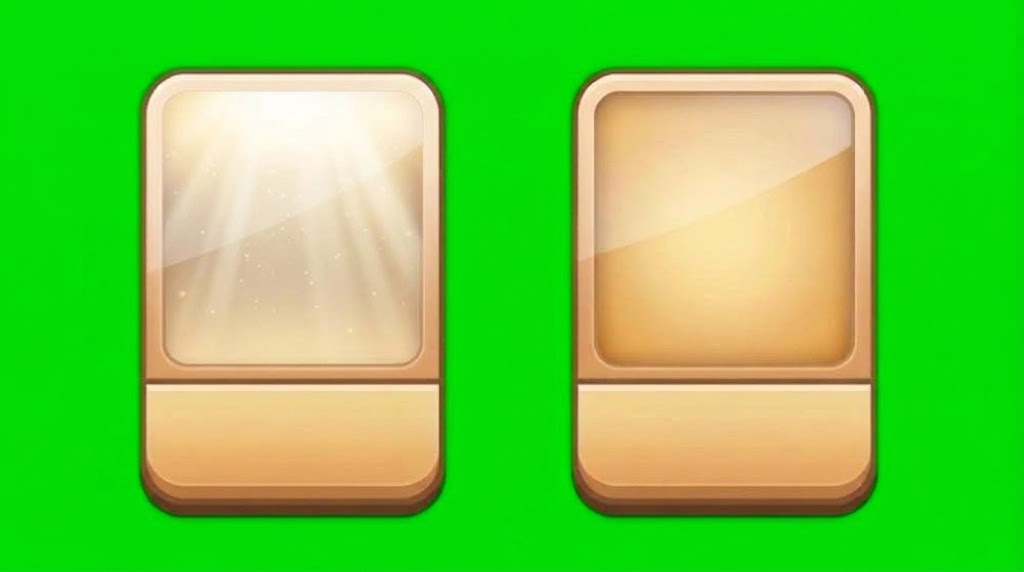
#> input picture cards/source/cards_greenscreen.jpg, 1024 x 572 px
$ python extract_cards.py
#> lines starting #> are read from the running program, lines starting #| are printed output that depends on the picture; after the words box and inside, x2 and y2 are one past the last pixel; in counts of white or black regions, pixels touching at a corner belong together
### scripts/extract_brawlers.py
"""Cut brawler sprites out of their source images and save them as transparent PNGs.

Sources (in brawlers/source/):
  - greenscreen_sheet.jpg : several brawlers on a green screen -> chroma-keyed and split
  - *_black.png           : one brawler on a solid black background -> black removed

Output: brawlers/<name>.png (RGBA, tightly cropped with a small padding)

Requires: numpy, Pillow
Run from the repo root:  python3 scripts/extract_brawlers.py
"""

from collections import deque
from pathlib import Path

import numpy as np
from PIL import Image, ImageFilter

ROOT = Path(__file__).resolve().parent.parent
SRC = ROOT / "brawlers" / "source"
OUT = ROOT / "brawlers"
PAD = 4  # transparent pixels kept around each cropped sprite

# Names for the green-screen sheet, in reading order (top row left->right, then bottom row).
SHEET_NAMES = ["chick", "tnt", "dragon", "wizard", "ghost"]
BLACK_BG_SOURCES = {"acorn": "acorn_black.png", "octopus": "octopus_black.png"}


# ---------------------------------------------------------------- helpers

# [5 lines left out: function flood_from_border, not called in this run]


def flood(passable: np.ndarray, seeds: np.ndarray) -> np.ndarray:
    """Pixels reachable from `seeds` through `passable` pixels (4-connected)."""
    h, w = passable.shape
    seen = seeds.copy()
    q = deque(zip(*np.nonzero(seeds)))
    while q:
        y, x = q.popleft()
        for ny, nx in ((y - 1, x), (y + 1, x), (y, x - 1), (y, x + 1)):
            if 0 <= ny < h and 0 <= nx < w and passable[ny, nx] and not seen[ny, nx]:
                seen[ny, nx] = True
                q.append((ny, nx))
    return seen


def dilate(mask: np.ndarray, r: int) -> np.ndarray:
    out = mask.copy()
    for _ in range(r):
        m = out.copy()
        m[1:, :] |= out[:-1, :]
        m[:-1, :] |= out[1:, :]
        m[:, 1:] |= out[:, :-1]
        m[:, :-1] |= out[:, 1:]
        out = m
    return out


def label(mask: np.ndarray):
    """8-connected component labelling. Returns (labels, count)."""
    h, w = mask.shape
    labels = np.zeros((h, w), dtype=np.int32)
    n = 0
    for sy, sx in zip(*np.nonzero(mask)):
        if labels[sy, sx]:
            continue
        n += 1
        labels[sy, sx] = n
        q = deque([(sy, sx)])
        while q:
            y, x = q.popleft()
            for dy in (-1, 0, 1):
                for dx in (-1, 0, 1):
                    ny, nx = y + dy, x + dx
                    if 0 <= ny < h and 0 <= nx < w and mask[ny, nx] and not labels[ny, nx]:
                        labels[ny, nx] = n
                        q.append((ny, nx))
    return labels, n


def crop_to_alpha(rgba: np.ndarray, region: np.ndarray | None = None, min_alpha: int = 8) -> Image.Image:
    a = rgba[..., 3]
    keep = a >= min_alpha
    if region is not None:
        keep &= region
    ys, xs = np.nonzero(keep)
    y0, y1 = ys.min(), ys.max() + 1
    x0, x1 = xs.min(), xs.max() + 1
    crop = rgba[y0:y1, x0:x1].copy()
    if region is not None:
        crop[..., 3] = np.where(region[y0:y1, x0:x1], crop[..., 3], 0)
    h, w = crop.shape[:2]
    canvas = np.zeros((h + 2 * PAD, w + 2 * PAD, 4), dtype=np.uint8)
    canvas[PAD:PAD + h, PAD:PAD + w] = crop
    return Image.fromarray(canvas, "RGBA")


def unmix(rgb: np.ndarray, alpha: np.ndarray, bg: np.ndarray) -> np.ndarray:
    """Recover foreground colour from pixel = a*fg + (1-a)*bg."""
    a = alpha[..., None]
    fg = (rgb - (1.0 - a) * bg) / np.maximum(a, 1e-3)
    return np.clip(fg, 0, 255)


# ---------------------------------------------------------------- green screen

def window_stack(arr: np.ndarray, ys: np.ndarray, xs: np.ndarray, r: int) -> np.ndarray:
    """Values of `arr` in a (2r+1)^2 window around each (y, x). Shape (N, K, ...)."""
    h, w = arr.shape[:2]
    out = []
    for dy in range(-r, r + 1):
        for dx in range(-r, r + 1):
            out.append(arr[np.clip(ys + dy, 0, h - 1), np.clip(xs + dx, 0, w - 1)])
    return np.stack(out, axis=1)


def key_green(path: Path | np.ndarray, remove_shadows: bool = False) -> np.ndarray:
    """Cut the art out of a green screen. Returns an RGBA array.

    path: the image file, or the image itself as an RGB array.
    remove_shadows: also remove shadows that were drawn on the screen (darker patches of
    the same green, usually under a character's feet).
    """
#> called with remove_shadows = False
    if isinstance(path, np.ndarray):
        rgb = path.astype(np.float32)
    else:
        rgb = np.asarray(Image.open(path).convert("RGB")).astype(np.float32)
    r, g, b = rgb[..., 0], rgb[..., 1], rgb[..., 2]
    greenness = g - np.maximum(r, b)

    # Background colour = median of the clearly green pixels. On a pure green screen those
    # have a greenness above 180. A paler or darker screen never gets that high, so there
    # "clearly green" is judged against the image border instead.
    clearly_green = greenness > 180
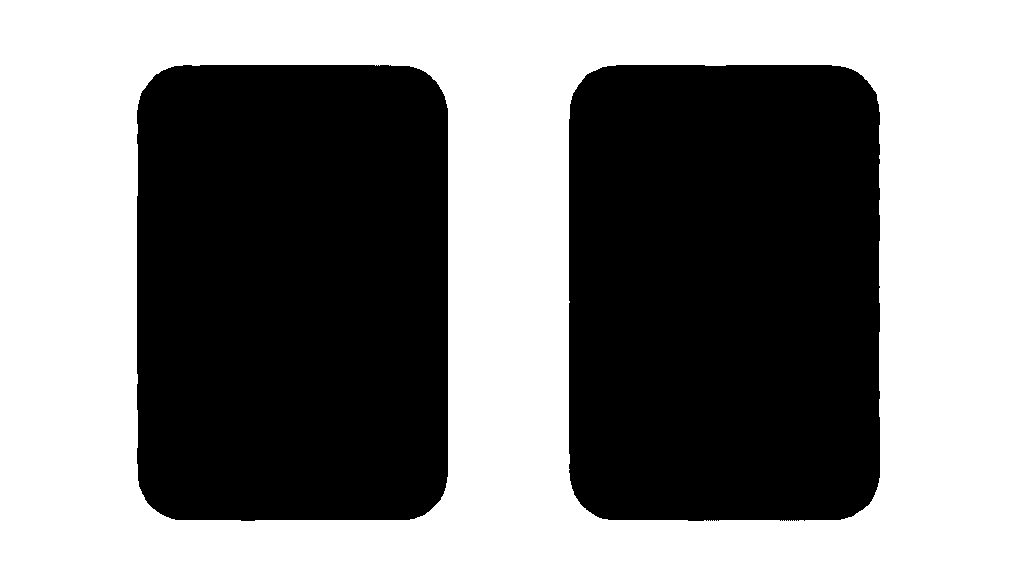
#> clearly_green: shape (572, 1024) bool; 52.4% white; 2 black regions, box (x1, y1, x2, y2) and area: (137, 65, 448, 521) 139375, (569, 65, 880, 521) 139289
    if clearly_green.mean() < 0.05:
        border = np.concatenate([greenness[0], greenness[-1], greenness[:, 0], greenness[:, -1]])
        clearly_green = greenness > 0.75 * np.median(border)
    bg_global = np.median(rgb[clearly_green], axis=0)
#> bg_global = [2, 220, 4]
    bg_green = bg_global[1] - max(bg_global[0], bg_global[2])
#> bg_green = 216

    # Pure background, the edge band next to it, and solid foreground.
    bg = greenness > 0.80 * bg_green
#> bg: shape (572, 1024) bool; 52.7% white; 2 black regions, box (x1, y1, x2, y2) and area: (137, 65, 448, 520) 138787, (569, 66, 879, 520) 138470
    greenish = greenness > 0.08 * bg_green
#> greenish: shape (572, 1024) bool; 55.1% white; 2 black regions, box (x1, y1, x2, y2) and area: (142, 71, 443, 515) 131588, (573, 70, 875, 515) 131535
    # Tiny gaps where the screen shows through dark outlines are dim but strongly green
    # (green dominates the pixel), unlike muted green art such as the wizard's staff gem.
    dominance = greenness / np.maximum(g, 1.0)
    if remove_shadows:
        # A shadow on the screen is the screen colour, only darker: green dominates it just
        # as much as it dominates the background. Only open patches count, so the soft edge
        # of a dark outline (which can look the same, pixel by pixel) is left alone.
        shadowish = (dominance > 0.88 * bg_green / bg_global[1]) & (greenness > 0.40 * bg_green)
        screen = Image.fromarray(((bg | shadowish) * 255).astype(np.uint8)).filter(ImageFilter.BoxBlur(2))
        bg |= shadowish & (np.asarray(screen) > 0.70 * 255)
    gaps = (dominance > 0.5) & (greenness > 25)
#> gaps: shape (572, 1024) bool; 54.4% white; 2 black regions, box (x1, y1, x2, y2) and area: (572, 69, 876, 515) 133607, (141, 69, 445, 515) 133439
    # The band is 2px around the background plus any greenish halo touching it or a gap.
    halo = bg | gaps
    for _ in range(6):
        halo = dilate(halo, 1) & (greenish | bg)
    band = (dilate(bg, 2) | dilate(gaps, 1) | halo) & ~bg
#> band: shape (572, 1024) bool; 2.4% white; 2 white regions, box (x1, y1, x2, y2) and area: (137, 65, 448, 520) 7275, (569, 66, 879, 520) 7030
    # Solid colours an edge pixel may be blended from: past the band and clearly not green.
    solid = ~bg & ~band & ~greenish
#> solid: shape (572, 1024) bool; 44.9% white; 2 white regions, box (x1, y1, x2, y2) and area: (142, 71, 443, 514) 131512, (573, 70, 875, 514) 131440

    alpha = np.where(bg, 0.0, 1.0)
    colour = rgb.copy()

    # Each edge pixel is a blend of a nearby solid colour F and the nearby background B:
    #   P = a*F + (1-a)*B. Try every solid neighbour as F, keep the one that explains P best.
    ys, xs = np.nonzero(band)
#> ys = 14305 values from 65 to 519; xs = 14305 values, max 878 at index 3474, min 137 at index 5941, mean 509.3
    R = 5
    P = rgb[ys, xs][:, None, :]                                   # (N,1,3)
    F = window_stack(rgb, ys, xs, R)                              # (N,K,3)
#> after the loop in window_stack, `for dy in range(-r, r + 1):`: out = 121 items
    F_ok = window_stack(solid, ys, xs, R)                         # (N,K)
    B_win = window_stack(rgb, ys, xs, R)
    B_ok = window_stack(bg, ys, xs, R)[..., None]
    B = np.where(B_ok.sum(1) > 0,
                 (B_win * B_ok).sum(1) / np.maximum(B_ok.sum(1), 1),
                 bg_global)[:, None, :]                           # local background (N,1,3)

    d = F - B
    a = np.clip(((P - B) * d).sum(-1) / np.maximum((d * d).sum(-1), 1e-3), 0.0, 1.0)
    err = ((P - (a[..., None] * F + (1 - a[..., None]) * B)) ** 2).sum(-1)
    err = np.where(F_ok, err, np.inf)
    best = err.argmin(1)
#> best = 14305 values, max 120 at index 9, min 0 at index 0, mean 54.96
    has = np.isfinite(err.min(1))
    idx = np.arange(len(ys))
#> idx = 14305 values from 0 to 14304

    a_best = a[idx, best]
#> a_best = 14305 values, max 1 at index 10321, min 0 at index 0, mean 0.526
    F_best = F[idx, best]
    # Fallback (no solid neighbour): linear alpha from greenness.
    a_lin = np.clip((0.80 * bg_green - greenness[ys, xs]) / (0.60 * bg_green), 0.0, 1.0)
#> a_lin = 14305 values, max 1 at index 1962, min 0.00617 at index 0, mean 0.584
    a_final = np.where(has, a_best, a_lin)
#> a_final = 14305 values, max 1 at index 10321, min 0.00617 at index 0, mean 0.522

    fg = unmix(P[:, 0, :], a_final, B[:, 0, :])
#> in unmix, `a = alpha[..., None]`: a has the same summary as a_final in key_green
    # Low-alpha pixels are noisy after unmixing: lean on the chosen solid colour instead.
    w = a_final[:, None]
#> w has the same summary as a_final
    fg = np.where(has[:, None], w * fg + (1 - w) * F_best, fg)
    # Despill: never greener than the solid colour it came from (or than max(R, B)).
    ref = np.where(has, F_best[:, 1] - np.maximum(F_best[:, 0], F_best[:, 2]), 0.0)
#> ref = 14305 values, max 17 at index 275, min -44 at index 7912, mean -2.81
    fg[:, 1] = np.minimum(fg[:, 1], np.maximum(fg[:, 0], fg[:, 2]) + np.maximum(ref, 0.0))

    alpha[ys, xs] = a_final
#> alpha: shape (572, 1024) float64; min 0, max 1, mean 0.462
    colour[ys, xs] = fg
#> colour: shape (572, 1024, 3) float32; mean R, G, B 103.2, 201.7, 65.4

    # JPEG colour bleed leaves olive pixels next to the screen (e.g. the chick's red legs,
    # which have no dark outline). Near the edge, where the solid colour further inside is
    # not green-leaning, pull green down to the average of red and blue.
    D = 6
    edge_zone = dilate(bg | gaps, D) & ~bg
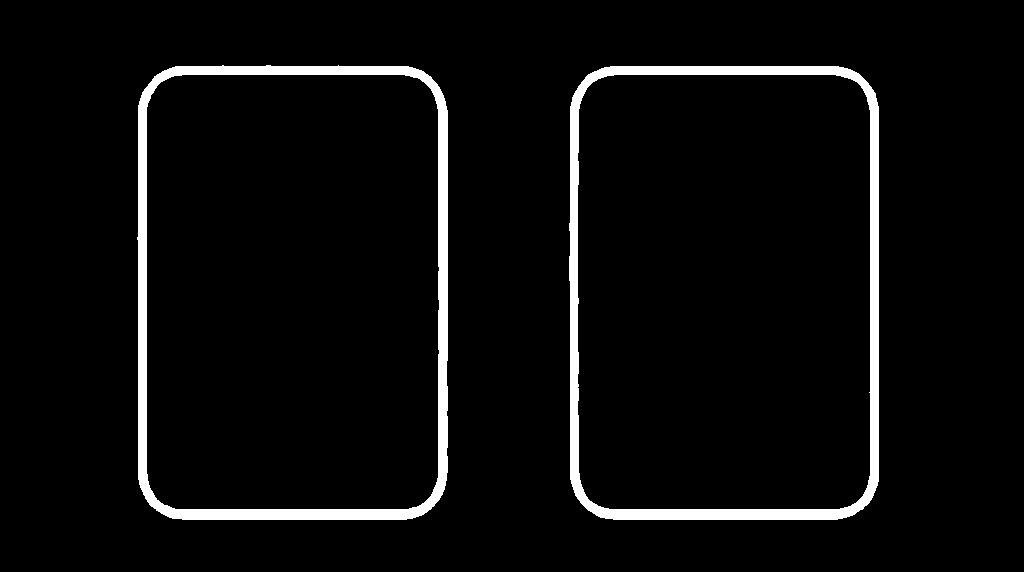
#> edge_zone: shape (572, 1024) bool; 4.6% white; 2 white regions, box (x1, y1, x2, y2) and area: (137, 65, 448, 520) 13635, (569, 66, 879, 520) 13151
    deep = ~dilate(bg | gaps, D) & ~greenish
#> deep: shape (572, 1024) bool; 42.8% white; 2 white regions, box (x1, y1, x2, y2) and area: (578, 75, 870, 509) 125319, (147, 75, 439, 509) 125152
    ys, xs = np.nonzero(edge_zone)
    ok = window_stack(deep, ys, xs, D)[..., None]
    n_ok = ok.sum(1)
    inner = (window_stack(rgb, ys, xs, D) * ok).sum(1) / np.maximum(n_ok, 1)
    has_inner = n_ok[:, 0] > 0
    c = colour[ys, xs]
    # Strong cap where the art inside is clearly not green (red legs, blue robe...).
    strong = has_inner & (inner[:, 1] <= (inner[:, 0] + inner[:, 2]) / 2 + 5)
    c[:, 1] = np.where(strong, np.minimum(c[:, 1], (c[:, 0] + c[:, 2]) / 2), c[:, 1])
    # Mild cap where it is not green-dominant (light blues, yellows): G <= max(R, B).
    mild = has_inner & (inner[:, 1] <= np.maximum(inner[:, 0], inner[:, 2]) + 5)
    c[:, 1] = np.where(mild, np.minimum(c[:, 1], np.maximum(c[:, 0], c[:, 2])), c[:, 1])
    # Never touch green art sealed off from the screen (e.g. the wizard's staff gem).
    sealed = greenish & ~flood(greenish | bg, bg | gaps)
#> sealed: shape (572, 1024) bool; every value is 0
    keep = sealed[ys, xs]
    c[keep] = colour[ys, xs][keep]
    colour[ys, xs] = c
#> colour: shape (572, 1024, 3) float32; mean R, G, B 103.2, 201.3, 65.4

    out = np.dstack([colour, alpha * 255.0])
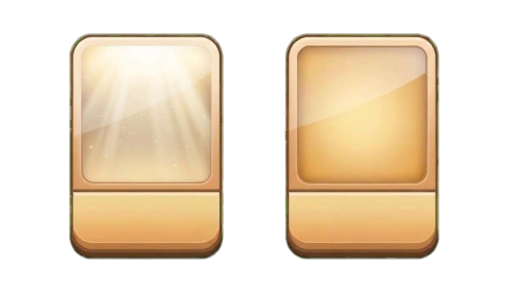
#> out: shape (572, 1024, 4) float64 (shown at 1/2 size); mean R, G, B, A 103.5, 201.7, 65.4, 117.7; transparent parts drawn white
    return np.clip(out + 0.5, 0, 255).astype(np.uint8)


# [77 lines left out: functions key_magenta, split_sheet, key_black, main, not called in this run]


# [2 lines that do not run on import are left out]

### scripts/extract_cards.py
"""Cut the pick-a-card backgrounds out of their green-screen sheet as transparent PNGs.

Source (in cards/source/):
  - cards_greenscreen.jpg : two cards on a green screen
      left  = jackpot (rare) card, with heavenly light inside its window
      right = basic (regular) card

Output: cards/jackpot.png and cards/basic.png (RGBA, same canvas size)

Requires: numpy, Pillow
Run from the repo root:  python3 scripts/extract_cards.py
"""

from pathlib import Path

import numpy as np
from PIL import Image

from extract_brawlers import crop_to_alpha, dilate, key_green, label

ROOT = Path(__file__).resolve().parent.parent
SRC = ROOT / "cards" / "source" / "cards_greenscreen.jpg"
OUT = ROOT / "cards"

# Names for the cards on the sheet, left to right.
SHEET_NAMES = ["jackpot", "basic"]


def clean_rim(rgba: np.ndarray, width: int = 8) -> np.ndarray:
    """Remove the green tint the screen leaves on the soft outer rim of the cards.

    Every colour on the card rim (brown outline, cream frame) has green no higher than
    the average of red and blue, so anything greener than that near the edge is spill.
    The faint outermost halo is also trimmed so the outline ends crisply.
    """
#> called with width = 8
    out = rgba.astype(np.float32)
    rim = dilate(rgba[..., 3] == 0, width) & (rgba[..., 3] > 0)
#> rim: shape (572, 1024) bool; 3.8% white; 2 white regions, box (x1, y1, x2, y2) and area: (569, 66, 879, 520) 11210, (137, 65, 448, 520) 11209
    r, g, b, a = out[..., 0], out[..., 1], out[..., 2], out[..., 3]
    g[rim] = np.minimum(g[rim], (r[rim] + b[rim]) / 2)
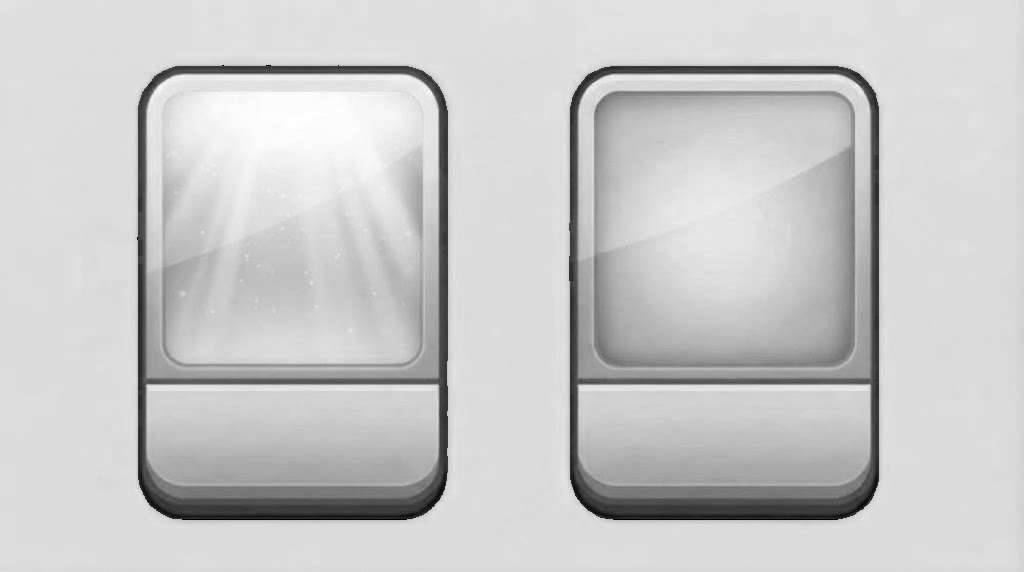
#> g: shape (572, 1024) float32; min 0, max 255, mean 201.2
    a[rim] = np.clip((a[rim] / 255.0 - 0.25) / 0.5, 0.0, 1.0) * 255.0
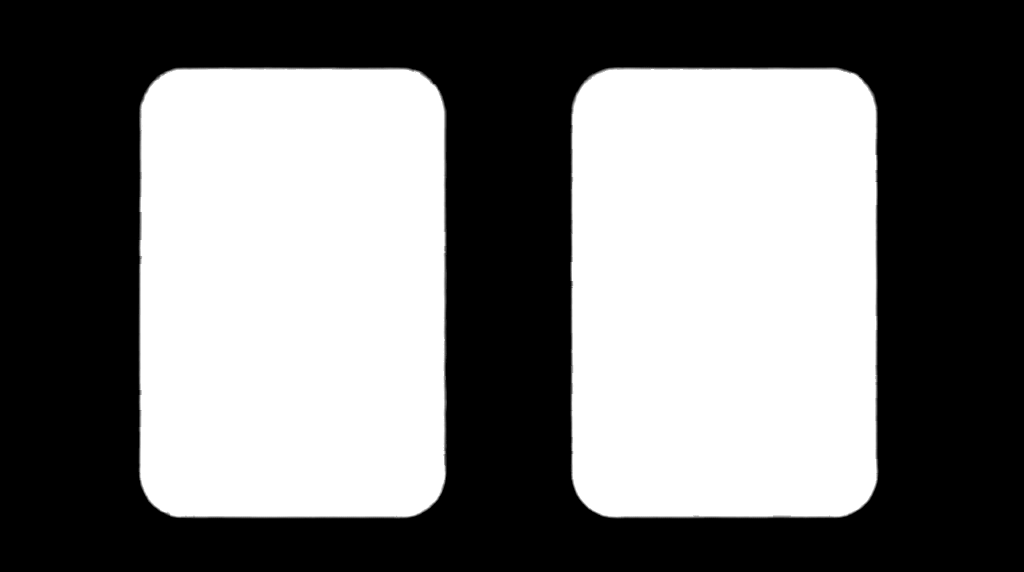
#> a: shape (572, 1024) float32; min 0, max 255, mean 117.7
    return np.clip(out + 0.5, 0, 255).astype(np.uint8)


def cut_cards() -> dict[str, Image.Image]:
    rgba = clean_rim(key_green(SRC))
    labels, n = label(rgba[..., 3] >= 128)
#> the loop in label, `for sy, sx in zip(*np.nonzero(mask)):` made 270195 passes
#> sx on passes 2 to 4: 200, 202, 204
#> after the loop in label, `for sy, sx in zip(*np.nonzero(mask)):`:
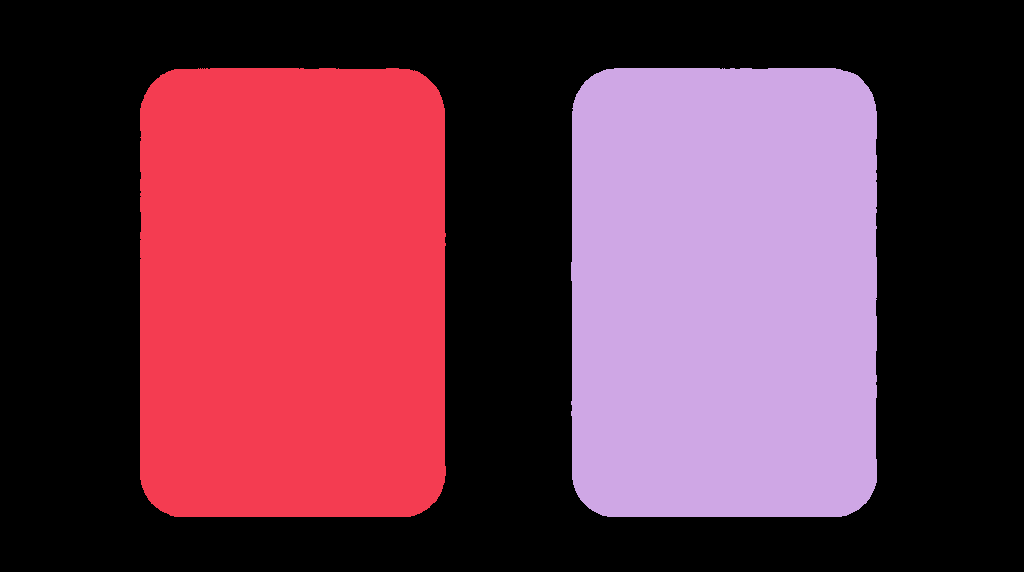
#> labels: shape (572, 1024) int32; 3 distinct labels, from 0 to 2; one colour per label, 0 black
#> after the loop in label, `for sy, sx in zip(*np.nonzero(mask)):`: n = 2
#> n = 2
    found = []
    for i in range(1, n + 1):
        ys, xs = np.nonzero(labels == i)
        if len(xs) > 20000:  # ignore specks
            found.append((xs.min(), i))
#> after the loop, found = [(140, 1), (571, 2)]
    if len(found) != len(SHEET_NAMES):
        raise SystemExit(f"expected {len(SHEET_NAMES)} cards on the sheet, found {len(found)}")
    found.sort()
    return {name: crop_to_alpha(rgba, dilate(labels == i, 2)) for name, (_, i) in zip(SHEET_NAMES, found)}
#> in crop_to_alpha, `keep = a >= min_alpha`:
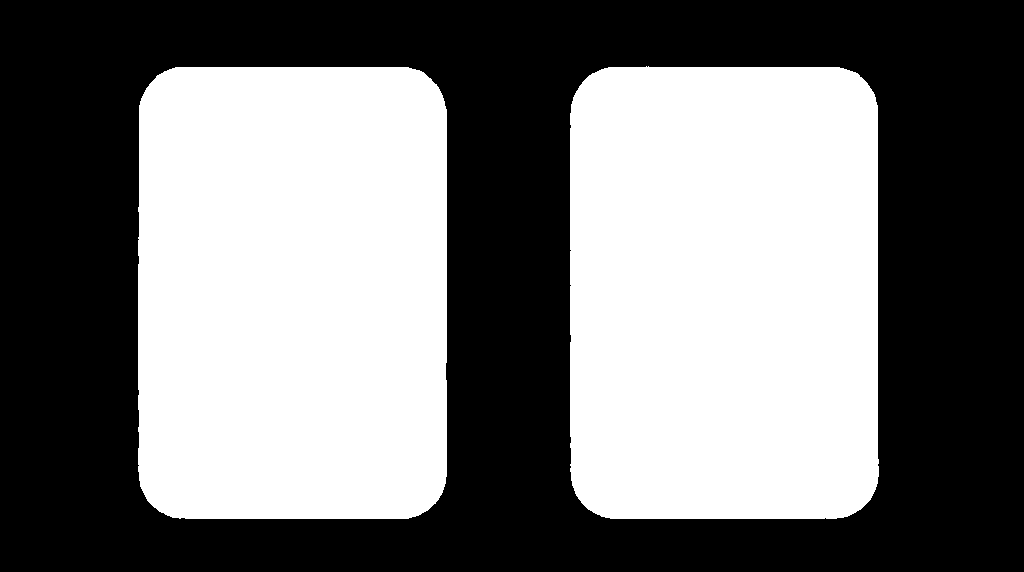
#> keep: shape (572, 1024) bool; 46.9% white; 2 white regions, box (x1, y1, x2, y2) and area: (138, 67, 447, 519) 137561, (570, 66, 879, 519) 137367
#> in crop_to_alpha, `y0, y1 = ys.min(), ys.max() + 1`: y0 = 67; y1 = 519
#> in crop_to_alpha, `x0, x1 = xs.min(), xs.max() + 1`: x0 = 138; x1 = 447


def same_canvas(cards: dict[str, Image.Image]) -> dict[str, Image.Image]:
    """Centre every card on a canvas of the same size, so they are interchangeable in-game."""
    w = max(c.width for c in cards.values())
#> w = 317
    h = max(c.height for c in cards.values())
#> h = 461
    out = {}
    for name, card in cards.items():
        canvas = Image.new("RGBA", (w, h), (0, 0, 0, 0))
        canvas.paste(card, ((w - card.width) // 2, (h - card.height) // 2))
        out[name] = canvas
#> this loop made 2 passes
#> name on passes 1 to 2: 'jackpot', 'basic'
#> after the loop, out = 2 items
    return out


def main() -> None:
    OUT.mkdir(exist_ok=True)
    for name, card in same_canvas(cut_cards()).items():
        card.save(OUT / f"{name}.png", optimize=True)
        print(f"{name:8s} {card.size}")
#| jackpot  (317, 461)


if __name__ == "__main__":
    main()
